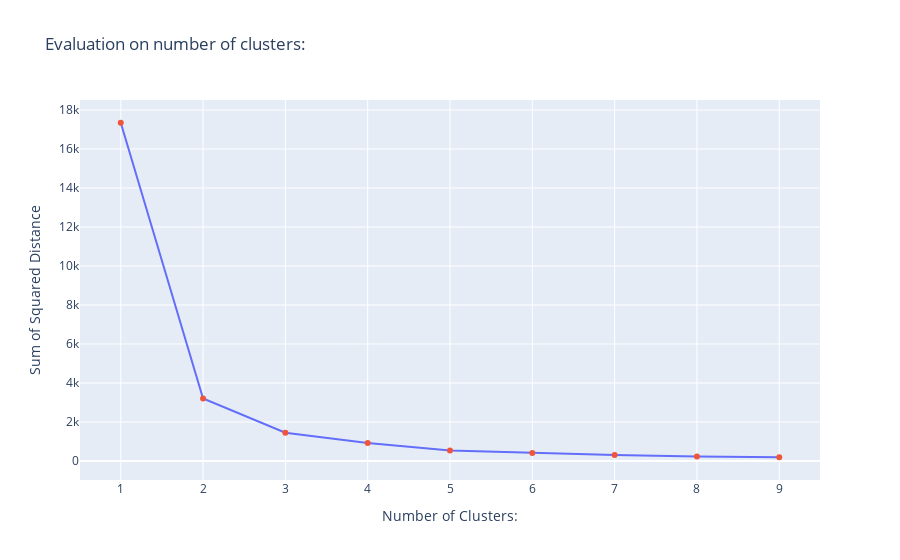

The notebook cell this image was saved under:
### Code cell
from sklearn.cluster import KMeans
sse = []
target = df1['Temprature'].to_numpy().reshape(-1,1)
num_clusters = list(range(1, 10))

for k in num_clusters:
    km = KMeans(n_clusters=k)
    km.fit(target)
    sse.append(km.inertia_)

fig = go.Figure(data=[
    go.Scatter(x = num_clusters, y=sse, mode='lines'),
    go.Scatter(x = num_clusters, y=sse, mode='markers')
])

fig.update_layout(title="Evaluation on number of clusters:",
                 xaxis_title = "Number of Clusters:",
                 yaxis_title = "Sum of Squared Distance",
                 showlegend=False)
fig.show()

### Figure 1 — Plotly figure (JSON) as saved in the notebook; plotly's stock layout.template omitted (floating-point values rounded to 4 significant figures)
{"data": [{"mode": "lines", "type": "scatter", "x": [1, 2, 3, 4, 5, 6, 7, 8, 9], "y": [17350.0, 3205.0, 1452.0, 919.3, 530.0, 405.5, 308.6, 225.0, 190.0]}, {"mode": "markers", "type": "scatter", "x": [1, 2, 3, 4, 5, 6, 7, 8, 9], "y": [17350.0, 3205.0, 1452.0, 919.3, 530.0, 405.5, 308.6, 225.0, 190.0]}], "layout": {"showlegend": false, "title": {"text": "Evaluation on number of clusters:"}, "xaxis": {"title": {"text": "Number of Clusters:"}}, "yaxis": {"title": {"text": "Sum of Squared Distance"}}}}
